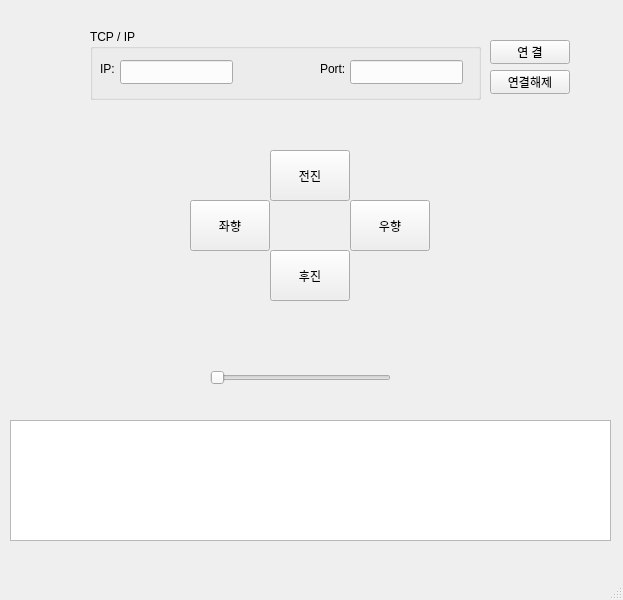
<?xml version="1.0" encoding="UTF-8"?>
<ui version="4.0">
 <class>MainWindow</class>
 <widget class="QMainWindow" name="MainWindow">
  <property name="geometry">
   <rect>
    <x>0</x>
    <y>0</y>
    <width>623</width>
    <height>600</height>
   </rect>
  </property>
  <property name="windowTitle">
   <string>MainWindow</string>
  </property>
  <widget class="QWidget" name="centralwidget">
   <widget class="QPushButton" name="forwardButton">
    <property name="geometry">
     <rect>
      <x>270</x>
      <y>150</y>
      <width>80</width>
      <height>51</height>
     </rect>
    </property>
    <property name="text">
     <string>전진</string>
    </property>
   </widget>
   <widget class="QPushButton" name="leftButton">
    <property name="geometry">
     <rect>
      <x>190</x>
      <y>200</y>
      <width>80</width>
      <height>51</height>
     </rect>
    </property>
    <property name="text">
     <string>좌향</string>
    </property>
   </widget>
   <widget class="QPushButton" name="rightButton">
    <property name="geometry">
     <rect>
      <x>350</x>
      <y>200</y>
      <width>80</width>
      <height>51</height>
     </rect>
    </property>
    <property name="text">
     <string>우향</string>
    </property>
   </widget>
   <widget class="QPushButton" name="backwardButton">
    <property name="geometry">
     <rect>
      <x>270</x>
      <y>250</y>
      <width>80</width>
      <height>51</height>
     </rect>
    </property>
    <property name="text">
     <string>후진</string>
    </property>
   </widget>
   <widget class="QLabel" name="speedLabel">
    <property name="geometry">
     <rect>
      <x>270</x>
      <y>340</y>
      <width>48</width>
      <height>16</height>
     </rect>
    </property>
    <property name="text">
     <string/>
    </property>
   </widget>
   <widget class="QSlider" name="speedSlider">
    <property name="geometry">
     <rect>
      <x>210</x>
      <y>370</y>
      <width>181</width>
      <height>16</height>
     </rect>
    </property>
    <property name="orientation">
     <enum>Qt::Orientation::Horizontal</enum>
    </property>
   </widget>
   <widget class="QLineEdit" name="hostLineEdit">
    <property name="geometry">
     <rect>
      <x>120</x>
      <y>60</y>
      <width>113</width>
      <height>24</height>
     </rect>
    </property>
   </widget>
   <widget class="QLineEdit" name="portLineEdit">
    <property name="geometry">
     <rect>
      <x>350</x>
      <y>60</y>
      <width>113</width>
      <height>24</height>
     </rect>
    </property>
   </widget>
   <widget class="QTextEdit" name="logTextEdit">
    <property name="geometry">
     <rect>
      <x>10</x>
      <y>420</y>
      <width>601</width>
      <height>121</height>
     </rect>
    </property>
   </widget>
   <widget class="QPushButton" name="connectButton">
    <property name="geometry">
     <rect>
      <x>490</x>
      <y>40</y>
      <width>80</width>
      <height>24</height>
     </rect>
    </property>
    <property name="text">
     <string>연 결</string>
    </property>
   </widget>
   <widget class="QPushButton" name="disconnectButton">
    <property name="geometry">
     <rect>
      <x>490</x>
      <y>70</y>
      <width>80</width>
      <height>24</height>
     </rect>
    </property>
    <property name="text">
     <string>연결해제</string>
    </property>
   </widget>
   <widget class="QGroupBox" name="groupBox">
    <property name="geometry">
     <rect>
      <x>90</x>
      <y>29</y>
      <width>391</width>
      <height>71</height>
     </rect>
    </property>
    <property name="title">
     <string>TCP / IP</string>
    </property>
    <widget class="QLabel" name="label">
     <property name="geometry">
      <rect>
       <x>10</x>
       <y>30</y>
       <width>48</width>
       <height>20</height>
      </rect>
     </property>
     <property name="text">
      <string>IP:</string>
     </property>
    </widget>
    <widget class="QLabel" name="label_2">
     <property name="geometry">
      <rect>
       <x>230</x>
       <y>30</y>
       <width>48</width>
       <height>20</height>
      </rect>
     </property>
     <property name="text">
      <string>Port:</string>
     </property>
    </widget>
   </widget>
  </widget>
  <widget class="QMenuBar" name="menubar">
   <property name="geometry">
    <rect>
     <x>0</x>
     <y>0</y>
     <width>623</width>
     <height>21</height>
    </rect>
   </property>
  </widget>
  <widget class="QStatusBar" name="statusBar"/>
 </widget>
 <resources/>
 <connections/>
</ui>
